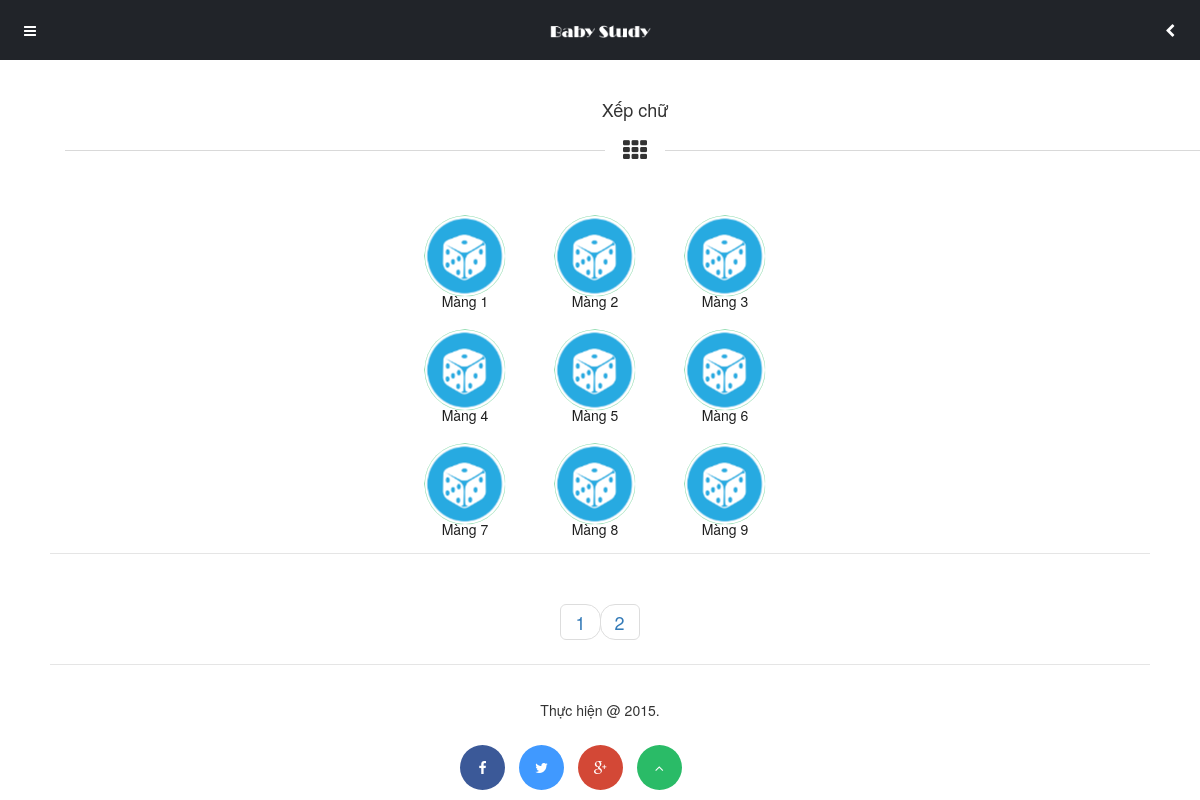
Screenshot of /Source-code/danhsachmangtc.php (signed in) with the database file from the repository.
### tables this page shows
CREATE TABLE IF NOT EXISTS `xepchu` (
  `xc_ID` int(11) NOT NULL,
  `xc_level` int(11) NOT NULL,
  `xc_DuongDanHinhAnh` varchar(200) NOT NULL,
  `xc_DuongDanGhiAm` varchar(200) NOT NULL,
  `xc_NoiDung` varchar(150) NOT NULL,
  `xc_Khoa` int(11) NOT NULL,
  PRIMARY KEY (`xc_ID`)
);

### Source-code/dataconfig/dataprovider.php (called while the page is built, shortened)
<?php
class DataProvider
{
  public static function GetRows($sql)
  {
	$connection = mysqli_connect(HOSTNAME,USERNAME,PASSWORD,DATABASE) or
      	die ("couldn't connect to localhost");
    mysqli_query($connection,"set names 'utf8'");
    $returnresult = null;
    $result = mysqli_query($connection,$sql);
	$i = 0;
	while ($row = mysqli_fetch_array($result))
	{
		$returnresult[$i++] = $row;
	}
    return $returnresult;
	}
	public static function NumRows($sql)
	{
		$connection = mysqli_connect(HOSTNAME,USERNAME,PASSWORD,DATABASE) or
      	die ("couldn't connect to localhost");
    mysqli_query($connection,"set names 'utf8'");
    $result = mysqli_query($connection,$sql);
	$row = mysqli_fetch_row($result);
    return $row[0];
	}
}
?>

### Source-code/include/inc-dsxepchu.php (the view, shortened to what this page needs)
            <div class="content">
            <div class="header-clear-large"></div>
                <div class="container heading-style-5">
                    <h4 class="heading-title">Xếp chữ</h4>
                    <i class="fa fa-th heading-icon"></i>
                </div>
                <div class="thumbnail-menu">
					<?php
						include_once("dataconfig/dataprovider.php");
						if(!isset($_GET['page']))
						{
							$page = 1;
						}
						else
						{
							$page = $_GET['page'];
						}
						$max_results = 9;
						$from = (($page * $max_results) - $max_results);
						$sql = "SELECT xc_ID, xc_level, xc_Khoa FROM xepchu LIMIT $from, $max_results";
						$result = DataProvider::GetRows($sql);
						if($result != null)
						{
							foreach ($result as $value) {
								?>
								<a style="<?php echo $value['xc_Khoa'] == 1 ? "" : ""; ?>"
									href="xepchu.php?id=<?php echo $value['xc_ID']; ?>&lvl=<?php echo $value['xc_level']; ?>">
									<i class="bg-green-dark bg-hover-green-dark fa border-radius-img">
										<img class="img-responsive img-circle" src="images/pictures/lvl_unlock.png">
									</i>
									<em style="position: absolute; top: 85%; left: 0; width: 100%; ">
										Màng <?php echo $value['xc_level'];?>
									</em>
								</a>
								<?php
							}
						}
					?>
                </div>
                <div class="decoration">
                </div>
				<div class="col-md-12 text-center">
<ul class="pagination pagination-lg pager" ><?php
$total_results = DataProvider::NumRows("SELECT COUNT(*) as Num FROM xepchu");
$total_pages = ceil($total_results / $max_results);
for($i = 1; $i <= $total_pages; $i++){
?>
<?php
if($i == $_GET['page'])
{
	?>
								<li class="active">
								<a href="<?php echo $_SERVER['PHP_SELF']; ?>?page=<?php echo $i; ?>" class="page_link active">
									<?php echo $i; ?>
								</a>
								</li>
								<?php
}
else{
	?>
	<li class="">
	<a href="<?php echo $_SERVER['PHP_SELF']; ?>?page=<?php echo $i; ?>" class="">
									<?php echo $i; ?>
								</a>
								</li>
	<?php
}
?>
<?php
}
?>
</ul>
</div>
                <div class="decoration"></div>
                <?php
				include_once("include/inc-footer.php");
			?>
            </div>

### Source-code/styles/style.css (style rules this page uses)
.header-clear-large { height:90px; }
.thumbnail-menu a em { display:block; text-align:center; font-style:normal; }
.thumbnail-menu a { margin-bottom:20px; }
.thumbnail-menu a i { transition:all 200ms ease; -moz-transform: scale(0.9, 0.9); -webkit-transform: scale(0.9, 0.9); -o-transform: scale(0.9, 0.9); -ms-transform: scale(0.9, 0.9); transform: scale(0.9, 0.9); }
@media (min-width:460px) { .thumbnail-menu { width:400px; margin-left:auto; margin-right:auto; } }
@media (min-width:460px) { .thumbnail-menu a { width:90px; float:left; margin-left:20px; margin-right:20px; font-size:14px; color:#1f1f1f; font-weight:500; } }
@media (min-width:460px) { .thumbnail-menu a i { width:90px; height:90px; line-height:90px; border-radius:90px; text-align:center; font-size:27px; color:#FFFFFF; } }

### Source-code/styles/custom.css (style rules this page uses)
.border-radius-img img { border-radius: 90px !important; }

### rows the page displays
xepchu: xc_level "1"
xepchu: xc_level "2"
xepchu: xc_level "3"
xepchu: xc_level "4"
xepchu: xc_level "5"
xepchu: xc_level "6"
xepchu: xc_level "7"
xepchu: xc_level "8"
xepchu: xc_level "9"
